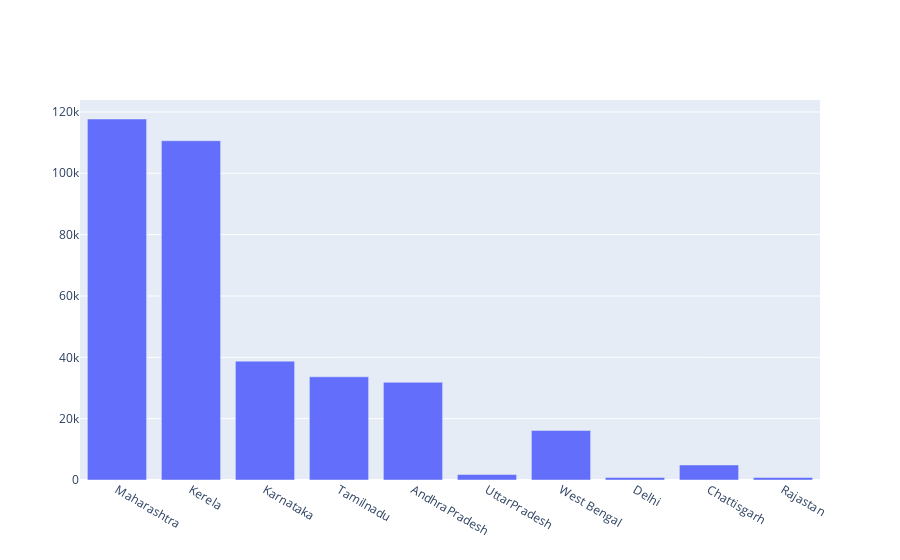

Write notebook code for a chart like this one.
### Code cell
Cases=[117698,110616,38752,33665,31850,1789,16143,847,4914,824]
fig3 =go.Figure(data=go.Bar(x=States,y=Cases))
fig3.show()

### Figure 1 — Plotly figure (JSON) as saved in the notebook; plotly's stock layout.template omitted (floating-point values rounded to 4 significant figures)
{"data": [{"y": [117698, 110616, 38752, 33665, 31850, 1789, 16143, 847, 4914, 824], "x": ["Maharashtra", "Kerela", "Karnataka", "Tamilnadu", "AndhraPradesh", "UttarPradesh", "West Bengal", "Delhi", "Chattisgarh", "Rajastan"], "type": "bar"}], "layout": {}}
